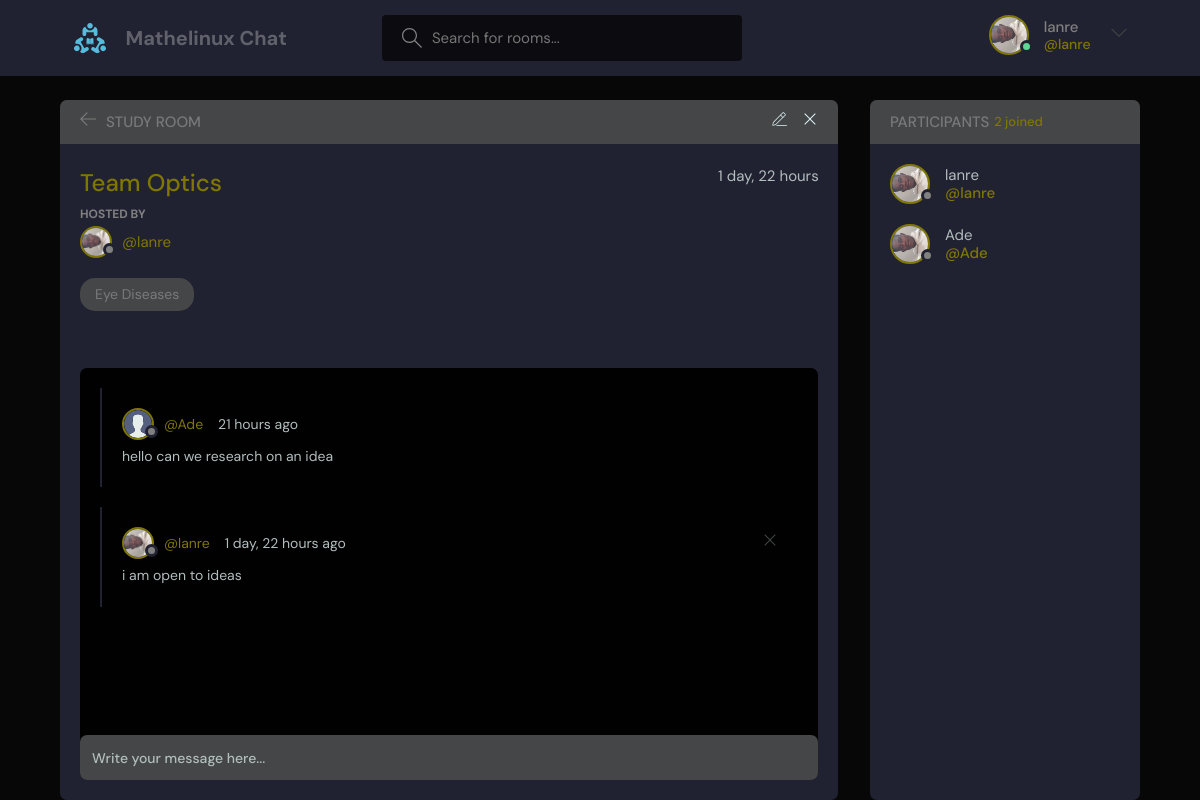
/room/1/ (signed in), run on the app's committed database.
### base/models.py (models this page shows, shortened)
class User(AbstractUser):
	name = models.CharField(max_length=200, null=True)
	email = models.EmailField( unique= True , null= True)
	bio = models.TextField(null= True)
	avatar = models.ImageField(null=True, default="avatar.svg")
	USERNAME_FIELD = 'email'
	REQUIRED_FIELDS = []

class Room(models.Model):
	host = models.ForeignKey(User, on_delete= models.SET_NULL, null= True)
	topic = models.ForeignKey(Topic , on_delete= models.SET_NULL, null =True)
	name = models.CharField(max_length=200)
	description = models.TextField(null = True,blank= True)
	participants  = models.ManyToManyField(User , related_name= 'participants', blank= True)
	updated = models.DateTimeField(auto_now = True)
	created = models.DateTimeField(auto_now_add = True)
	class Meta:
		ordering =['-updated','-created']

class Topic(models.Model):
	name = models.CharField(max_length = 200) # in the data base the name must have a character field of the given length
	def __str__(self):
		return self.name

class Message(models.Model):
	user = models.ForeignKey(User, on_delete=models.CASCADE)
	room = models.ForeignKey(Room, on_delete= models.CASCADE)
	body = models.TextField()
	updated = models.DateTimeField(auto_now = True)
	created = models.DateTimeField(auto_now_add = True)
	class Meta:
		ordering =['-updated','-created']

### base/views.py (the view, shortened to what this page needs)
# urls.py: path('room/<str:pk>/', views.room,  name='room'),
def room(request, pk):
    room = Room.objects.get(id= pk) # url routing
    room_messages =room.message_set.all().order_by('-created') # arranges the messages in the room according to how they are created
    participants = room.participants.all() # many to many realtionship  with the room and participants
    context = {'room':room, 'room_messages': room_messages ,'participants':participants}
    return render(request, 'base/room.html',context)

### base/templates/base/room.html (shortened to what this page needs)
{% extends  'main.html' %}
{% block content %}
    <main class="profile-page layout layout--2">
      <div class="container">
        <div class="room">
          <div class="room__top">
            <div class="room__topLeft">
              <a href="{% url 'home' %}">
                <svg version="1.1" xmlns="http://www.w3.org/2000/svg" width="32" height="32" viewBox="0 0 32 32">
                  <title>arrow-left</title>
                  <path
                    d="M13.723 2.286l-13.723 13.714 13.719 13.714 1.616-1.611-10.96-10.96h27.625v-2.286h-27.625l10.965-10.965-1.616-1.607z"
                  ></path>
                </svg>
              </a>
              <h3>Study Room</h3>
            </div>
            {% if room.host == request.user %}
            <div class="room__topRight">
              <a href="{% url 'update-room' room.id %}">
              </a>
              <a href="{% url 'delete-room' room.id %}">
                <svg version="1.1" xmlns="http://www.w3.org/2000/svg" width="32" height="32" viewBox="0 0 32 32">
                  <title> Delete </title>
                  <path
                    d="M27.314 6.019l-1.333-1.333-9.98 9.981-9.981-9.981-1.333 1.333 9.981 9.981-9.981 9.98 1.333 1.333 9.981-9.98 9.98 9.98 1.333-1.333-9.98-9.98 9.98-9.981z"
                  ></path>
                </svg>
              </a>
            </div>
            {% endif %}
          </div>
          <div class="room__box scroll">
            <div class="room__header scroll">
              <div class="room__info">
                <h3>{{ room.name }}</h3>
                <span>{{ room.created|timesince }}</span>
              </div>
              <div class="room__hosted">
                <p>Hosted By</p>
                <a href="{% url 'profile' room.host.id %}" class="room__author">
                  <div class="avatar avatar--small">
                    <img src="{{room.host.avatar.url}}" />
                  </div>
                  <span>@{{room.host.username}}</span>
                </a>
              </div>
              <span class="room__topics">{{ room.topic }}</span>
            </div>
            <div class="room__conversation">
              <div class="threads scroll">
                {% for message in room_messages %}
                <div class="thread">
                  <div class="thread__top">
                    <div class="thread__author">
                      <a href="{% url 'profile' message.user.id %}" class="thread__authorInfo">
                        <div class="avatar avatar--small">
                          <img src="{{message.user.avatar.url}}" />
                        </div>
                        <span>@{{message.user.username }}</span>
                      </a>
                      <span class="thread__date">{{message.created|timesince}} ago</span>
                    </div>
                    {% if request.user == message.user %}
                    <a href="{% url 'delete-message' message.id %}">
                      <div class="thread__delete">
                        <svg version="1.1" xmlns="http://www.w3.org/2000/svg" width="32" height="32" viewBox="0 0 32 32">
                          <title>remove</title>
                          <path
                            d="M27.314 6.019l-1.333-1.333-9.98 9.981-9.981-9.981-1.333 1.333 9.981 9.981-9.981 9.98 1.333 1.333 9.981-9.98 9.98 9.98 1.333-1.333-9.98-9.98 9.98-9.981z"
                          ></path>
                        </svg>
                      </div>
                    </a>
                    {% endif %}
                  </div>
                  <div class="thread__details">
                  {{message.body}}
                  </div>
                </div>
                {% endfor %}
              </div>
            </div>
          </div>
          <div class="room__message">
            <form action="" method="POST">
              <input name="body" placeholder="Write your message here..." /></form>
          </div>
        </div>
        <div class="participants">
          <h3 class="participants__top">Participants <span>{{participants.count }} joined </span></h3>
          <div class="participants__list scroll">
            {% for user in participants %}
            <a href="{% url 'profile' user.id %}" class="participant">
              <div class="avatar avatar--medium">
                <img src="{{request.user.avatar.url}}" />
              </div>
              <p>
                {{user.username}}
                <span>@{{user.username}}</span>
              </p>
            </a>
            {% endfor %}
        </div>
      </div>
    </main>
{% endblock content %}

### templates/navbar.html (shortened to what this page needs)
{% load static %}
<header class="header header--loggedIn">
  <div class="container">
    <a href="{% url 'home' %}" class="header__logo">
      <img src="{%  static 'images/logo.svg' %}" />
      <h1>Mathelinux Chat</h1>
    </a>
    <form class="header__search" method="GET" action="{% url 'home'  %}">
      <label>
        <input name="q" placeholder="Search for rooms..." />
      </label>
    </form>
    <nav class="header__menu">
      {% if request.user.is_authenticated %}
      <div class="header__user">
        <a href="{%  url 'update-user' %}">
          <div class="avatar avatar--medium active">
            <img src="{{request.user.avatar.url}}" />
          </div>
          <p>{{request.user.username}} <span>@{{request.user.username}}</span></p>
        </a>
        <button class="dropdown-button">
          <svg version="1.1" xmlns="http://www.w3.org/2000/svg" width="32" height="32" viewBox="0 0 32 32">
            <title>chevron-down</title>
            <path d="M16 21l-13-13h-3l16 16 16-16h-3l-13 13z"></path>
          </svg>
        </button>
      </div>
      {% else %}
      <a href="{% url 'login' %}">
        <img src="{% static 'images/avatar.svg' %}" />
        <p>LOGIN</p>
      </a>
      {% endif %}
    </nav>
  </div>
</header>

### data on the page
User: user.avatar (picture), user.username "lanre", username "lanre"
Room: name "Team Optics", created "1 day, 22 hours", host.avatar (picture), host.username "lanre", topic "Eye Diseases"
Message: user.avatar (placeholder picture), user.username "Ade", created "21 hours", body "hello can we research on an idea"
Message: user.avatar (picture), user.username "lanre", created "1 day, 22 hours", body "i am open to ideas"
User: user.avatar (picture), username "Ade"

### other printed values
{{ participants.count }} "2"
